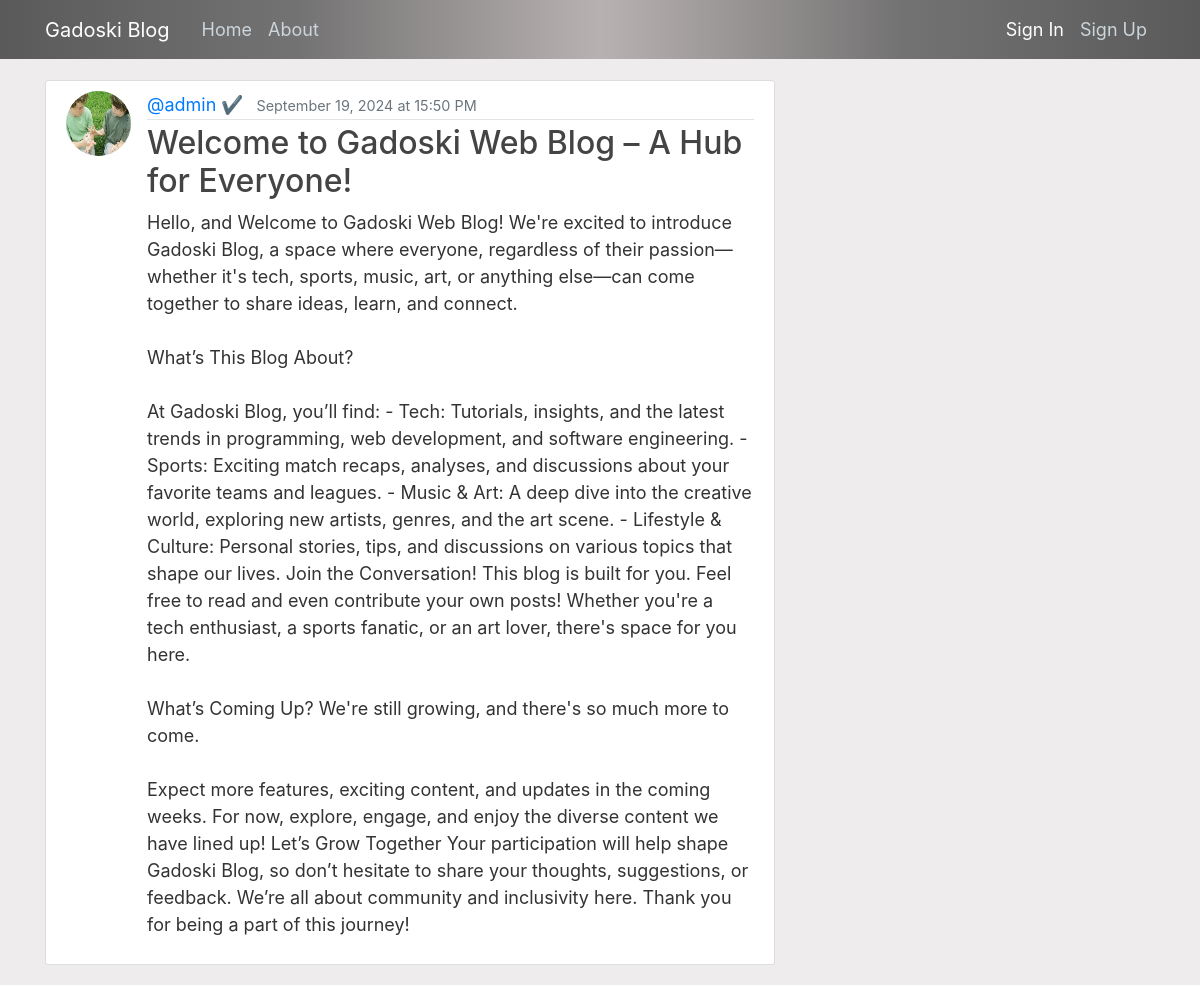
Screenshot of /post/8 with the database file from the repository.
### flaskblog/models.py (models this page shows, shortened)
class User(db.Model, UserMixin):
    id = db.Column(db.Integer, primary_key=True)
    username = db.Column(db.String(22), unique=True, nullable=False)
    email = db.Column(db.String(120), unique=True, nullable=False)
    profile_image = db.Column(db.String(120), nullable=False, default='static/images/default.jpg')
    password = db.Column(db.String(120), nullable=False)
    posts = db.relationship('Post', backref='author', lazy=True)
    bio = db.Column(db.Text, nullable=True)

class Post(db.Model):
    id = db.Column(db.Integer, primary_key=True)
    title = db.Column(db.String(100), nullable=False)
    date_posted = db.Column(db.DateTime, nullable=False, default=datetime.utcnow)
    content = db.Column(db.Text, nullable=False)
    user_id = db.Column(db.Integer, db.ForeignKey('user.id'), nullable=False)

### flaskblog/posts/routes.py (the view)
@posts.route('/post/<int:post_id>')
def post(post_id):
    post = Post.query.get_or_404(post_id)
    return render_template('post.html', title='post.title', post=post)

### flaskblog/templates/post.html (shortened to what this page needs)
{% extends "layout.html" %} {% block data %}
<article class="media content-section">
  <img
    class="rounded-circle article-img"
    src="{{ url_for('static', filename='images/' + post.author.profile_image) }}"
    alt="Profile Picture"
  />
  <div class="media-body">
    <div class="article-metadata">
      <a
        class="mr-2"
        href="{{ url_for('users.userPosts', username=post.author.username) }}"
        >@{{ post.author.username }}</a
      >
      <small class="text-muted"
        >{{ post.date_posted.strftime('%B %d, %Y at %H:%M %p') }}</small
      >
    </div>
    <h2 class="article-title" href="#">{{ post.title }}</h2>
    <p class="article-content">{{ post.content }}</p>
  </div>
</article>
{% endblock data %}

### flaskblog/static/main.css (style rules this page uses)
body { background: #eeecec; color: #333333; margin-top: 5rem; }
h1, h2, h3, h4, h5, h6 { color: #444444; }
.content-section { background: #ffffff; padding: 10px 20px; border: 1px solid #dddddd; border-radius: 3px; margin-bottom: 20px; }
.article-title { color: #444444; }
.article-content { white-space: pre-line; }
.article-img { height: 65px; width: 65px; margin-right: 16px; }
.article-metadata { padding-bottom: 1px; margin-bottom: 4px; border-bottom: 1px solid #e3e3e3 }

### flaskblog/static/styles.css (style rules this page uses)
body { font-size: 18px; }

### rows the page displays
User: profile_image (picture), author.username "admin ✔"
Post: date_posted "September 19, 2024 at 15:50 PM", title "Welcome to Gadoski Web Blog – A Hub for Everyone!", content "Hello, and Welcome to Gadoski Web Blog! We're excited to introduce Gadoski Blog, a space where everyone, regardless of their passion—whether it's tech, sports, music, art, or anything else—can come together to share ideas, learn, and connect. What’s This Blog About? At Gadoski Blog, you’ll find: - Tech: Tutorials, insights, and the latest trends in programming, web development, and software engineering. - Sports: Exciting match recaps, analyses, and discussions about your favorite teams and leagues. - Music & Art: A deep dive into the creative world, exploring new artists, genres, and the art scene. - Lifestyle & Culture: Personal stories, tips, and discussions on various topics that shape…"
